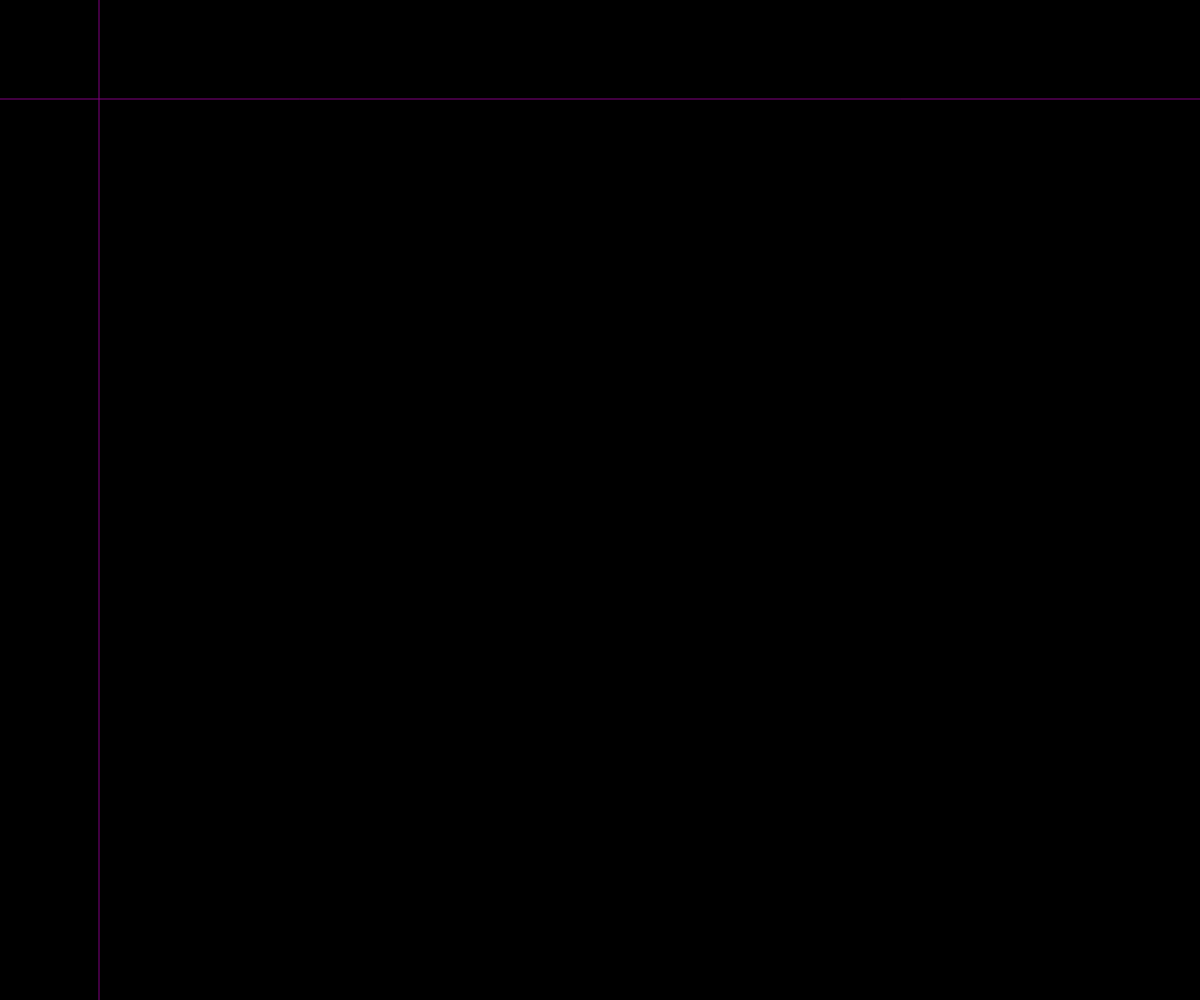
Frame 1 (no input)
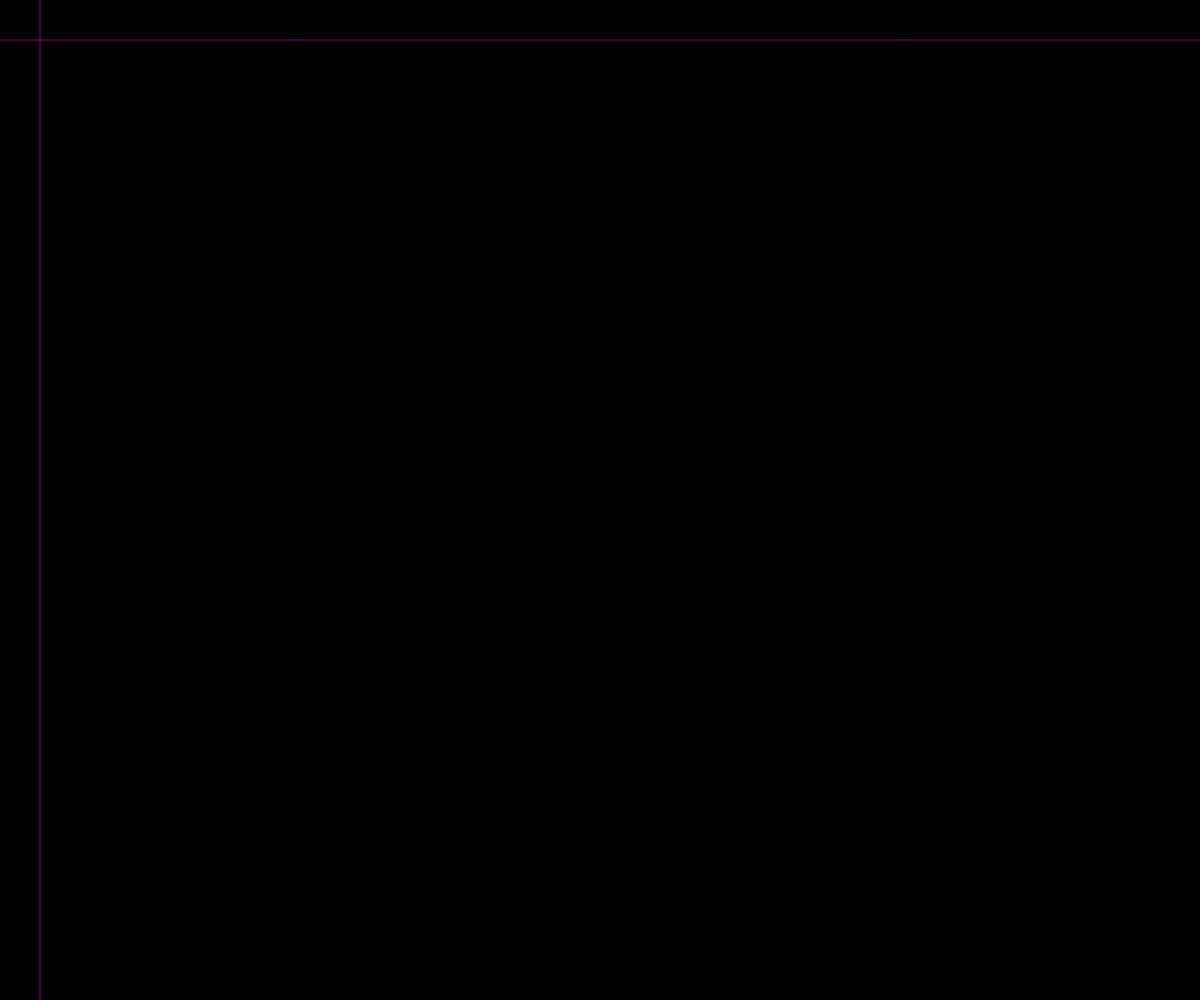
Frame 60 (no input)
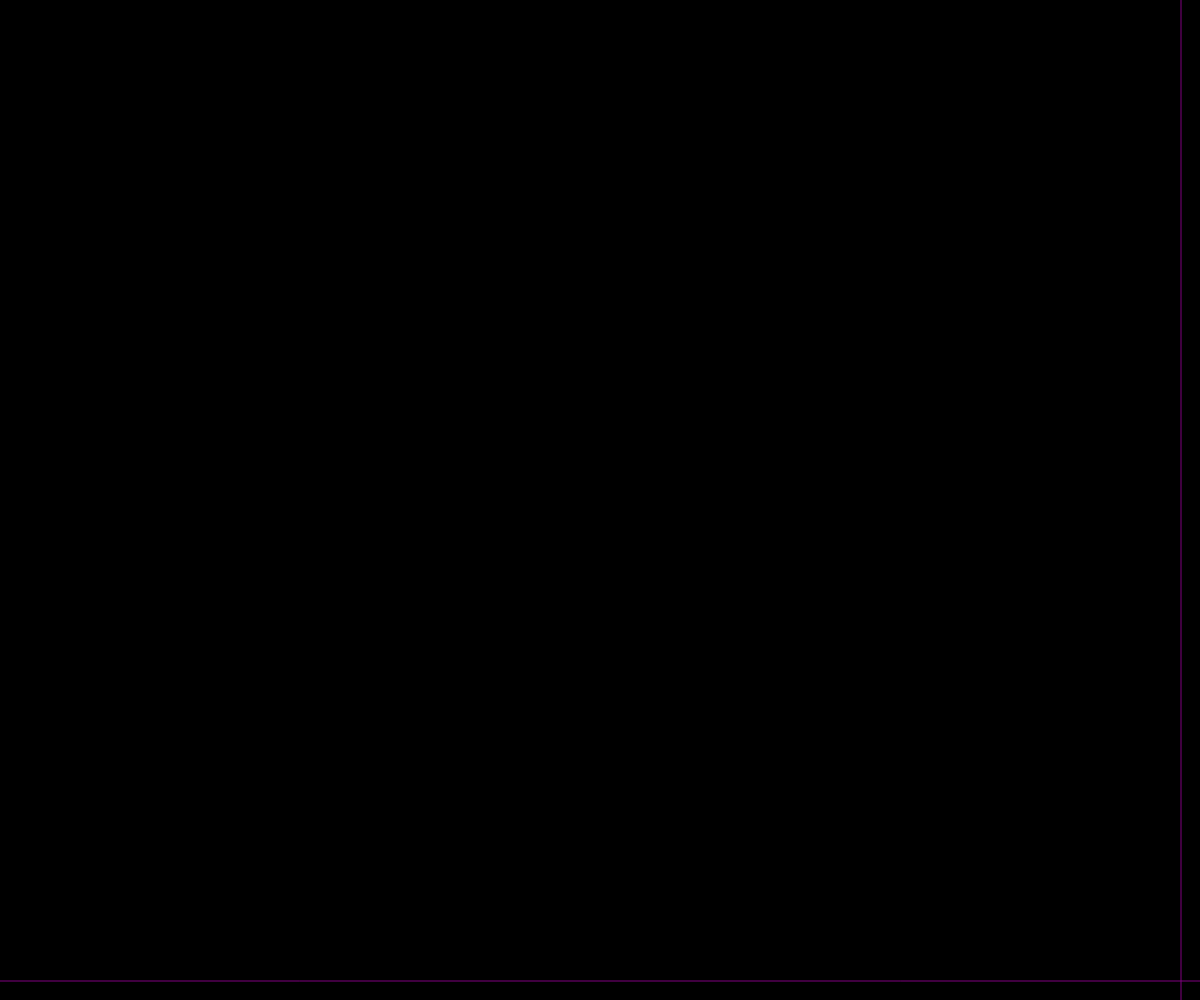
Frame 120 (the mouse pressed at the canvas centre since frame 60)

The p5.js sketch that drew these frames (run headless with seeded random() and noise() and a simulated clock; from frame 60 on, the mouse is pressed at the canvas centre):

// p5.js sketch
// ── sketch.js
let x = 100;
let y = 100;

function setup() {
  createCanvas(windowWidth, windowHeight);
  stroke("purple");
  frameRate(30);
}

function draw() {
  background(0);
  x = x-1;
  if (x < 0) {
    x = width;
  }
  line(x,0,x,height)
  y = y-1;
  if (y < 0){
    y = height;
  }
  line(0,y,width,y)
}
